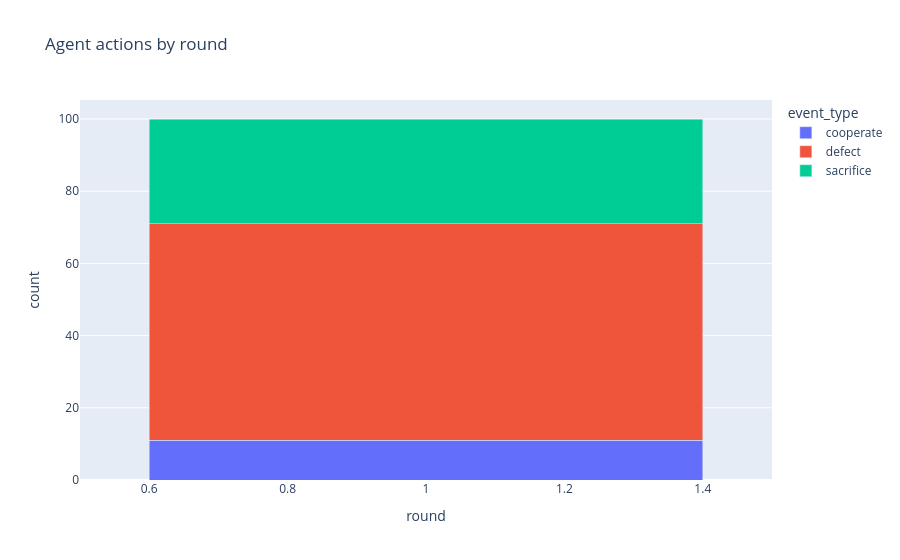
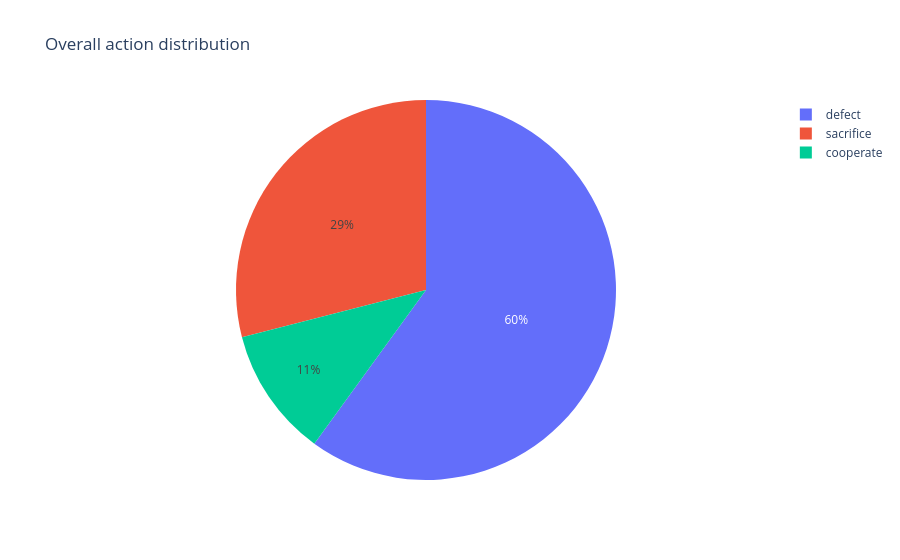

These figures' notebook cell, in order:
### Markdown cell above
## 4. Analytics

Inspect the time series, action distribution, and network structure. Use multiple seeds for uncertainty estimates rather than relying on one run.

### Code cell
round_summary = (
    events_df.groupby(["round", "event_type"])
    .size().reset_index(name="count")
)
fig = px.bar(
    round_summary, x="round", y="count", color="event_type",
    barmode="stack", title="Agent actions by round"
)
fig.show()

action_counts = events_df["event_type"].value_counts().rename_axis("action").reset_index(name="count")
px.pie(action_counts, names="action", values="count", title="Overall action distribution").show()

### Figure 1 — Plotly figure (JSON) as saved in the notebook; plotly's stock layout.template omitted (floating-point values rounded to 4 significant figures)
{"data": [{"hovertemplate": "event_type=cooperate<br>round=%{x}<br>count=%{y}<extra></extra>", "legendgroup": "cooperate", "marker": {"color": "#636efa", "pattern": {"shape": ""}}, "name": "cooperate", "orientation": "v", "showlegend": true, "textposition": "auto", "type": "bar", "x": [1], "xaxis": "x", "y": [11], "yaxis": "y"}, {"hovertemplate": "event_type=defect<br>round=%{x}<br>count=%{y}<extra></extra>", "legendgroup": "defect", "marker": {"color": "#EF553B", "pattern": {"shape": ""}}, "name": "defect", "orientation": "v", "showlegend": true, "textposition": "auto", "type": "bar", "x": [1], "xaxis": "x", "y": [60], "yaxis": "y"}, {"hovertemplate": "event_type=sacrifice<br>round=%{x}<br>count=%{y}<extra></extra>", "legendgroup": "sacrifice", "marker": {"color": "#00cc96", "pattern": {"shape": ""}}, "name": "sacrifice", "orientation": "v", "showlegend": true, "textposition": "auto", "type": "bar", "x": [1], "xaxis": "x", "y": [29], "yaxis": "y"}], "layout": {"barmode": "stack", "legend": {"title": {"text": "event_type"}, "tracegroupgap": 0}, "title": {"text": "Agent actions by round"}, "xaxis": {"anchor": "y", "domain": [0, 1], "title": {"text": "round"}}, "yaxis": {"anchor": "x", "domain": [0, 1], "title": {"text": "count"}}}}

### Figure 2 — Plotly figure (JSON) as saved in the notebook; plotly's stock layout.template omitted (floating-point values rounded to 4 significant figures)
{"data": [{"domain": {"x": [0, 1], "y": [0, 1]}, "hovertemplate": "action=%{label}<br>count=%{value}<extra></extra>", "labels": ["defect", "sacrifice", "cooperate"], "legendgroup": "", "name": "", "showlegend": true, "type": "pie", "values": [60, 29, 11]}], "layout": {"legend": {"tracegroupgap": 0}, "title": {"text": "Overall action distribution"}}}
